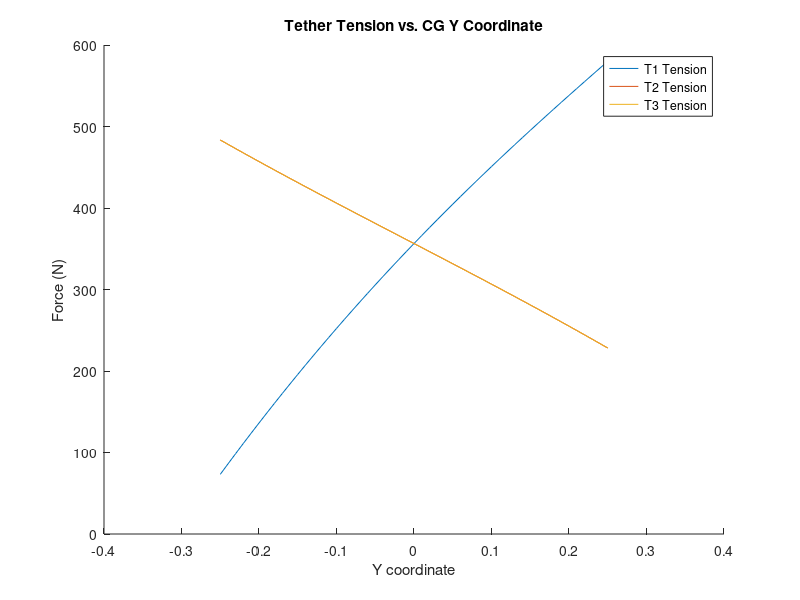
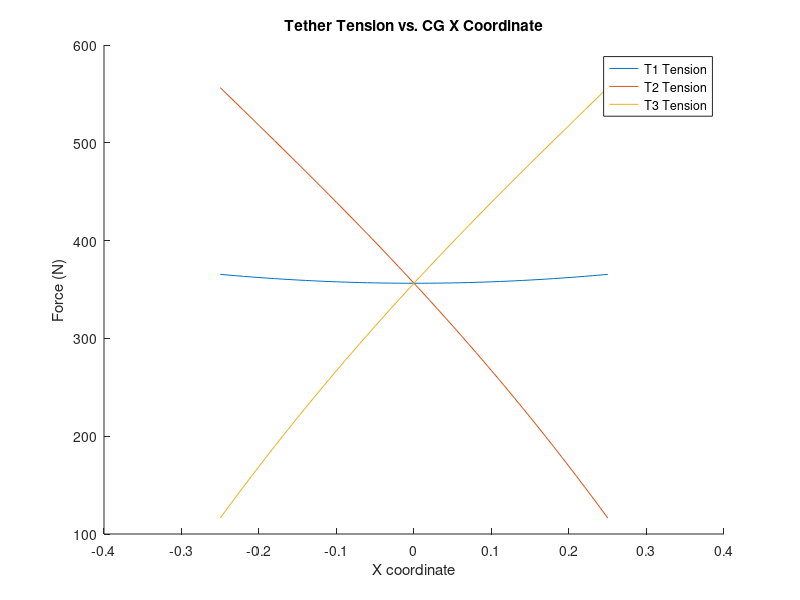

Source code (MATLAB) for these figures, in order:

%% Find the force applied at each tether to achieve a resultant force equal to the user's weight
% in the +Z direction
% Assumes tethers all connect directly to the CG of the user
% Assumes tethers are mounted 120° from one another

clear
clc
close all

mounting_radius=2*12*25.4/1000; % 2 foot mounting radius in meters
cg_location=[0 0 0]; % initial CG location of user is origin of coord system
user_height=6*12*25.4/1000; % 6 feet in meters
user_weight=200*4.448; % 200 lbf in N
tether_1_base=[0 mounting_radius user_height/2]; % assume tether 1 is located on the user's right along the +y axis
tether_2_base=[mounting_radius*cosd(210) mounting_radius*sind(210) user_height/2]; % other tethers are 120 deg apart
tether_3_base=[mounting_radius*cosd(330) mounting_radius*sind(330) user_height/2]; % other tethers are 120 deg apart

desired_force=[0;0;user_weight];

% vary cg position in x, y

x_range=-.25:.01:.25;
y_range=-.25:.01:.25;

i=1;
j=1;

applied_force=cell(length(x_range),length(y_range)); % preallocate cell array to store compntns of forces and CG location

for x_coord=x_range % vary cg positiion over specified x range
    j=1;
    for y_coord=y_range % vary cg positiion over specified y range

        cg_location=[x_coord, y_coord, 0];
        tether_1_vector=tether_1_base-cg_location;
        tether_2_vector=tether_2_base-cg_location;
        tether_3_vector=tether_3_base-cg_location;
        
        unit_vec_f1=tether_1_vector/norm(tether_1_vector);
        unit_vec_f2=tether_2_vector/norm(tether_2_vector);
        unit_vec_f3=tether_3_vector/norm(tether_3_vector);

        k_matrix=[unit_vec_f1(1) unit_vec_f2(1) unit_vec_f3(1);...
                  unit_vec_f1(2) unit_vec_f2(2) unit_vec_f3(2);... 
                  unit_vec_f1(3) unit_vec_f2(3) unit_vec_f3(3)]; % compnt of tether force in each direction is unit vec*F
        
        applied_force{i,j}(1:3)=k_matrix\desired_force; % solve system of equations for tether forces
        applied_force{i,j}(4:6)=cg_location; % store cg position with each set of forces for ease of use later
        j=j+1;

    end

    i=i+1;

end

% Plot forces for sway in pure X and pure Y

% pure y sway
for k=1:51
    t1_forces_y(k)=applied_force{26,k}(1);
    t2_forces_y(k)=applied_force{26,k}(2);
    t3_forces_y(k)=applied_force{26,k}(3);
    y_cg(k)=applied_force{26,k}(5);
end
figure(1);
hold on;
plot(y_cg,t1_forces_y);
plot(y_cg,t2_forces_y);
plot(y_cg,t3_forces_y);
legend('T1 Tension','T2 Tension','T3 Tension');
title('Tether Tension vs. CG Y Coordinate');
xlabel('Y coordinate');
ylabel('Force (N)');


% pure x sway
for k=1:51
    t1_forces_x(k)=applied_force{k,26}(1);
    t2_forces_x(k)=applied_force{k,26}(2);
    t3_forces_x(k)=applied_force{k,26}(3);
    x_cg(k)=applied_force{k,26}(4);
end
figure(2);
hold on;
plot(x_cg,t1_forces_x);
plot(x_cg,t2_forces_x);
plot(x_cg,t3_forces_x);
legend('T1 Tension','T2 Tension','T3 Tension');
title('Tether Tension vs. CG X Coordinate');
xlabel('X coordinate');
ylabel('Force (N)');

% Determine max force required of a single actuator

for b=1:51
    for c=1:51
        max_force(b,c)=max(applied_force{b,c});
    end
end

actual_max_force=max(max(max_force));
actual_max_force_lbf=actual_max_force/4.448;

